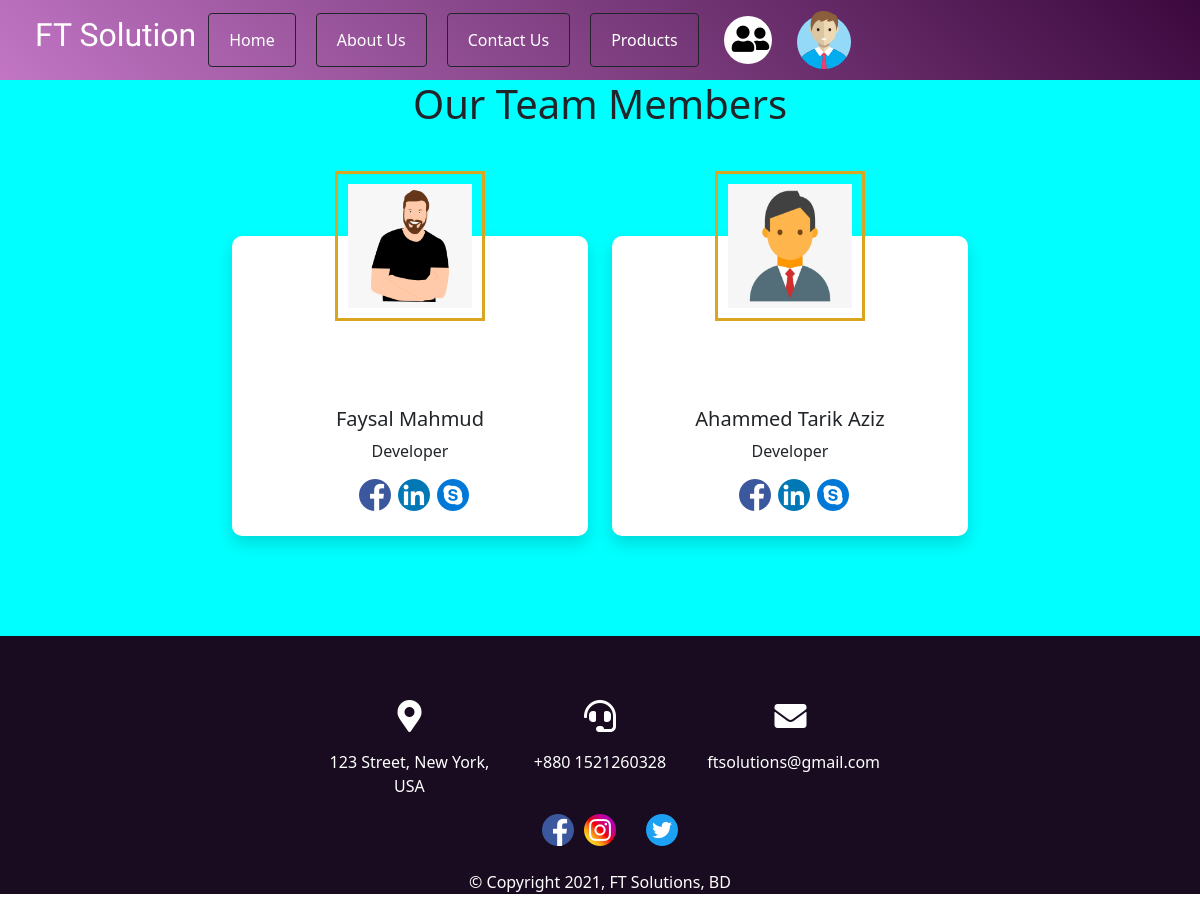
/teamPage.php, run on the app's committed database.
### tables this page shows
CREATE TABLE `navbar` (
  `page_id` int(11) NOT NULL,
  `page_name` varchar(255) NOT NULL,
  `page_link` varchar(255) NOT NULL
);

CREATE TABLE `team` (
  `member_id` int(11) NOT NULL,
  `member_image` varchar(255) NOT NULL,
  `member_name` varchar(255) NOT NULL,
  `member_designation` varchar(255) NOT NULL,
  `facebook` varchar(255) NOT NULL,
  `linkedin` varchar(255) NOT NULL
);

CREATE TABLE `footer` (
  `footer_id` int(11) NOT NULL,
  `address` varchar(255) NOT NULL,
  `phone_no` varchar(255) NOT NULL,
  `email` varchar(255) NOT NULL
);

### html/teamPage.php (the view, shortened to what this page needs)
<?php
include "config.php"
?>
<!DOCTYPE html>
<html lang="en">
<head>
    <link href="https://cdn.jsdelivr.net/npm/bootstrap@5.0.2/dist/css/bootstrap.min.css" rel="stylesheet">
    <link rel="stylesheet" href="../css/teamPage.css">
    <link rel="stylesheet" href="../css/style.css">
    <link rel="stylesheet" href="../css/font-awesome/all.css">
</head>
<body>
    <header class="d-flex">
        <div>
            <h2 class="logo mt-3">FT Solution</h2>
        </div>
        <div>
            <?php
                include "navbar.php";
            ?>
    <section class="member-details">
        <div id="service" style="background-color:cyan">
            <div class="container">
                <h1 class=" text-center">Our Team Members</h1>
                <div class="row d-flex justify-content-center">
                    <?php
                    $query = "select * from team order by member_id";
                    $result = mysqli_query($conn, $query);
                    if (mysqli_num_rows($result) > 0) {
                        while ($row = mysqli_fetch_array($result)) {
                    ?>
                            <div class="col-md-4">
                                <div class="cardItem card border-0 shadow">
                                    <div class="text-center">
                                        <img src="../images/<?php echo $row["member_image"]; ?>" class="member-img" alt="...">
                                    </div>
                                    <div class="card-body">
                                        <h5 class="card-title text-center"><?php echo $row["member_name"]; ?></h5>
                                        <p class="card-text text-center"><?php echo $row["member_designation"]; ?></p>
                                    </div>
                                    <div class="d-flex justify-content-center mb-5">
                                        <div ><a href="<?php echo $row["facebook"]; ?>"><img style="margin-left: 7px" src="../images/fb.png" alt="" srcset=""></a></div>
                                        <div ><a href="<?php echo $row["linkedin"]; ?>"><img style="margin-left: 7px" src="../images/li.png" alt="" srcset=""></a></div>
                                        <div><img style="margin-left: 7px" src="../images/skype.png" alt="" srcset=""></div>
                                    </div>
                                </div>
                            </div>
                    <?php
                        }
                    }
                    ?>
                </div>
            </div>
        </div>
    </section>
    <footer>
        <?php
            include "footer.php";
        ?>
    </footer>
</body>
</html>

### html/navbar.php (shortened to what this page needs)
<nav class="navbar navbar-expand-lg navbar-light navbar-fixed-top navbar">
    <div class="container-fluid">
        <div class="collapse navbar-collapse" id="navbarSupportedContent">
            <ul class="navbar-nav me-auto mb-2 mb-lg-0 ">
                <?php
                $query = "select * from navbar order by page_id";
                $result = mysqli_query($conn, $query);
                if (mysqli_num_rows($result) > 0) {
                    while ($row_navbar = mysqli_fetch_array($result)) {
                ?>
                        <li class="nav-item">
                            <button type="button" class="nav-btn btn btn-outline-dark">
                                <a class="nav-link active text-white" aria-current="page" href="<?php echo  $row_navbar["page_link"]; ?>"><?php echo  $row_navbar["page_name"]; ?></a>
                            </button>
                        </li>
                <?php
                    }
                }
                ?>
                <li>
                    <a href="teamPage.php">
                        <i class="team-icon fas fa-user-friends rounded-circle float-end" data-bs-toggle="tooltip" data-bs-placement="bottom" title="Team page"></i>
                    </a>
                </li>
                <li class="nav-item">
                    <a href="userProfile.php">
                        <img class="user-icon" src="../images/user.png" alt="user" data-bs-toggle="tooltip" data-bs-placement="bottom" title="User Profile">
                    </a>
                </li>
        </div>
    </div>
    </div>
</header>

### html/footer.php
<?php
$sql = "select * from footer";
$result = mysqli_query($conn, $sql);
$row = mysqli_fetch_assoc($result);
?>
<section class="container d-flex justify-content-evenly">
    <div class="row d-flex justify-content-center mt-5">
        <div class="text-center col-md-4 sm-12 ">
            <i class="text-center fas fa-map-marker-alt fa-2x mt-3 text-white"></i>
            <p class="text-center text-white mt-3 "><?php echo $row['address']; ?></p>
        </div>
        <div class="text-center col-md-4 sm-12">
            <i class="fas fa-headset fa-2x mt-3 text-white"></i>
            <p class="text-center text-white mt-3"><?php echo $row['phone_no']; ?></p>
        </div>
        <div class="text-center col-md-4 sm-12">
            <i class="fas fa-envelope fa-2x mt-3 text-white"></i>
            <p class="text-center text-white mt-3"><?php echo $row['email']; ?></p>
        </div>
    </div>
</section>
<div class="container d-flex justify-content-center mb-4">
    <img  src="../images/facebook.png" alt="">
    <img  src="../images/instagram.png" alt="" style="margin: 0 10px 0 10px">
    <img  src="../images/twitter.png" alt="">
</div>
<div>
    <p class="text-center" style="color: white">© Copyright 2021, FT Solutions, BD</p>
</div>

### css/teamPage.css (style rules this page uses)
* { margin: 0; padding: 0; }
.cardItem { margin-top: 100px; margin-bottom: 100px; padding: 5px; height: 300px; border-radius: 10px; }
.member-img { width: 150px; height:150px; border: 3px solid goldenrod; padding: 10px; position: relative; bottom: 70px; }

### css/style.css (style rules this page uses)
* { margin: 0; padding: 0; }
header { background-image: linear-gradient(45deg, #9d23a19f, #3b083d); }
.nav-btn { margin: 5px 20px 0 0; }
.logo { font-family: 'Orbitron', sans-serif; color: #ffffff; margin: 0 0 0 35px; }
.team-icon { color: black; background-color: white; padding:8px; margin: 8px 0 0 5px; width: 48px; height: 48px; font-size: 30px; }
.user-icon { margin: 0 0 0 20px; font-size: 20px; }
footer { background-color:#190c20; }
footer img { margin-left: 20px; }
footer i { color: white; }

### data on the page
navbar: page_name "Home"
navbar: page_name "About Us"
navbar: page_name "Contact Us"
navbar: page_name "Products"
team: member_image (picture), member_name "Faysal Mahmud", member_designation "Developer"
team: member_image (picture), member_name "Ahammed Tarik Aziz", member_designation "Developer"
footer: address "123 Street, New York, USA", phone_no "+880 1521260328", email "ftsolutions@gmail.com"
